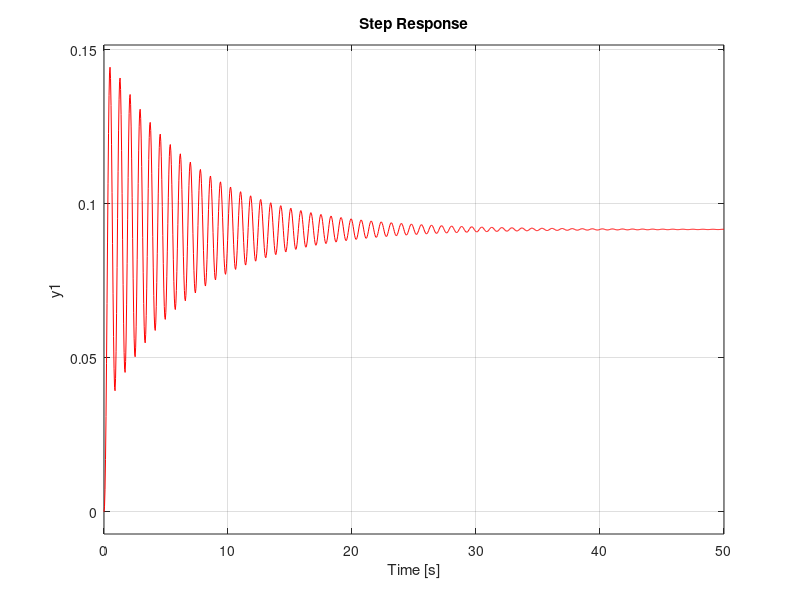

The MATLAB script that drew this image: (Note: this script raises an error after producing the figure.)
clc 
clear all %Bu ve üstteki clc beraber kullanılıldığında script çalıştırırken önceki değişkenlei workspaceden siler

num = [1 18]; % Transfer fonksiyonun pay kısmı
den = [1 6 60 312]; % Transfer fonksiyonun payda  kısmı
T = tf(num,den) % Transfer fonksiyonu oluşturan tf fonksiyonu bunda ; yok çünkü terminalde görmek istiyorum transfer fonksiyonunu

Kp = 1.75 %2.1; % P değeri
Ki = 0 %5.327; % I değeri
Kd = 0 %0.2069 % D değeri

G1 = pid(Kp, Ki, Kd); % PID

F = feedback(G1*T,1) % Kapalı çevrim Fonksiyonu

%zeros = roots(Kp*num) %sistemin sıfırları
%polar = roots(den) %sistemin kutupları
step(F,'r') %Kapalı çevrim Basamak cevabı grafiği 
stepinfo(F) %Kapalı çevrim Basamak cevabı bilgileri
%pzmap(T,'r') % pzmap kutupların ve sıfırların reel imajiner düzlemde konumlarını gösteren fonksiyon noktalar daha rahat gözüksün diye kırmızı yapmak için 'r' argümanı girildi fonksiyona
grid on % plotlarda grid2i açan komut rahat gözükmesi için açıltı gridl